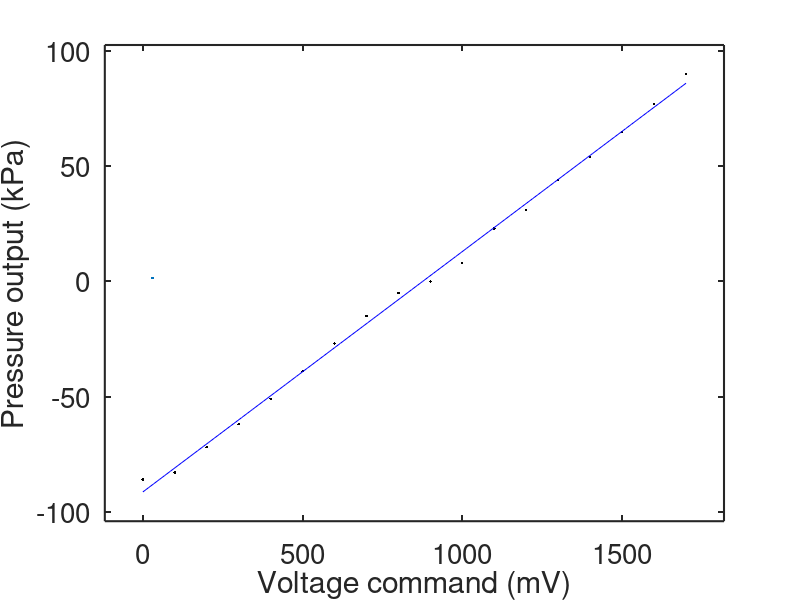

Source code (MATLAB):
clear

x = [0 100 200 300 400 500 600 700 800 900 1000 1100 1200 1300 1400 1500 1600 1700]';
y = [-86 -83 -72 -62 -51 -39 -27 -15 -5 0 8 23 31 44 54 65 77 90]';
b = ones(length(x),1);

theta = [x b]\y;

fun = @(x) theta(1)*x + theta(2);

%%
markersize = 30;
linewidth = 1.5;
fontsize = 20;

x_ = linspace(x(1),x(end),100);

figure(1)
plot(x,y,'k.',x_,fun(x_),'b-',MarkerSize=markersize,linewidth=linewidth)
%legend('Data','Fitted Normal CDF','Location','northwest')
xlabel('Voltage command (mV)')
ylabel('Pressure output (kPa)')
% xticks([x x(end)])
% yticks(0:.1:1)
% axis([x(1)-1 x(end)+3 0 1.05])
axis padded
set(gca,'FontSize',fontsize,'LineWidth',linewidth)